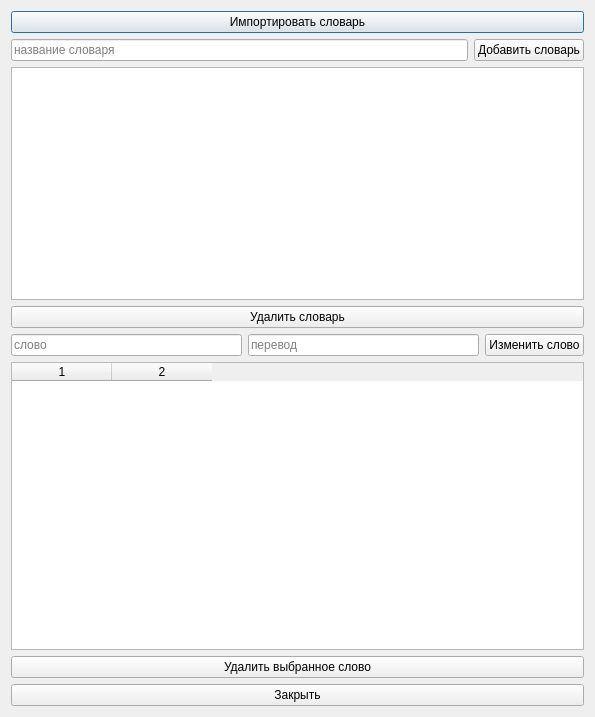
<?xml version="1.0" encoding="UTF-8"?>
<ui version="4.0">
 <class>DictDialog</class>
 <widget class="QDialog" name="DictDialog">
  <property name="geometry">
   <rect>
    <x>0</x>
    <y>0</y>
    <width>595</width>
    <height>717</height>
   </rect>
  </property>
  <property name="windowTitle">
   <string>Редактирование словарей</string>
  </property>
  <layout class="QVBoxLayout" name="verticalLayout_6">
   <item>
    <layout class="QVBoxLayout" name="verticalLayout_5">
     <item>
      <layout class="QHBoxLayout" name="horizontalLayout_11">
       <item>
        <widget class="QPushButton" name="importDictButton">
         <property name="text">
          <string>Импортировать словарь</string>
         </property>
        </widget>
       </item>
      </layout>
     </item>
     <item>
      <layout class="QHBoxLayout" name="horizontalLayout_2">
       <item>
        <layout class="QHBoxLayout" name="horizontalLayout_4">
         <item>
          <widget class="QLineEdit" name="dictNameEdit">
           <property name="placeholderText">
            <string>название словаря</string>
           </property>
          </widget>
         </item>
        </layout>
       </item>
       <item>
        <layout class="QHBoxLayout" name="horizontalLayout_3">
         <item>
          <widget class="QPushButton" name="addDictButton">
           <property name="text">
            <string>Добавить словарь</string>
           </property>
          </widget>
         </item>
        </layout>
       </item>
      </layout>
     </item>
     <item>
      <layout class="QHBoxLayout" name="horizontalLayout">
       <item>
        <widget class="QListWidget" name="dictList"/>
       </item>
      </layout>
     </item>
    </layout>
   </item>
   <item>
    <layout class="QHBoxLayout" name="horizontalLayout_12">
     <item>
      <widget class="QPushButton" name="removeDictButton">
       <property name="text">
        <string>Удалить словарь</string>
       </property>
      </widget>
     </item>
    </layout>
   </item>
   <item>
    <layout class="QHBoxLayout" name="horizontalLayout_10">
     <item>
      <layout class="QHBoxLayout" name="horizontalLayout_7">
       <item>
        <widget class="QLineEdit" name="dictWordEdit">
         <property name="placeholderText">
          <string>слово</string>
         </property>
        </widget>
       </item>
      </layout>
     </item>
     <item>
      <layout class="QHBoxLayout" name="horizontalLayout_8">
       <item>
        <widget class="QLineEdit" name="dictTranslateEdit">
         <property name="placeholderText">
          <string>перевод</string>
         </property>
        </widget>
       </item>
      </layout>
     </item>
     <item>
      <layout class="QHBoxLayout" name="horizontalLayout_9">
       <item>
        <widget class="QPushButton" name="addWordButton">
         <property name="text">
          <string>Изменить слово</string>
         </property>
        </widget>
       </item>
      </layout>
     </item>
    </layout>
   </item>
   <item>
    <layout class="QVBoxLayout" name="verticalLayout_8">
     <item>
      <widget class="QTableWidget" name="dictContentTable">
       <property name="editTriggers">
        <set>QAbstractItemView::NoEditTriggers</set>
       </property>
       <property name="selectionMode">
        <enum>QAbstractItemView::SingleSelection</enum>
       </property>
       <property name="selectionBehavior">
        <enum>QAbstractItemView::SelectRows</enum>
       </property>
       <property name="columnCount">
        <number>2</number>
       </property>
       <column/>
       <column/>
      </widget>
     </item>
    </layout>
   </item>
   <item>
    <layout class="QHBoxLayout" name="horizontalLayout_6">
     <item>
      <widget class="QPushButton" name="removeWordButton">
       <property name="text">
        <string>Удалить выбранное слово</string>
       </property>
      </widget>
     </item>
    </layout>
   </item>
   <item>
    <layout class="QHBoxLayout" name="horizontalLayout_5">
     <item>
      <widget class="QPushButton" name="closeDictButton">
       <property name="text">
        <string>Закрыть</string>
       </property>
      </widget>
     </item>
    </layout>
   </item>
  </layout>
 </widget>
 <resources/>
 <connections/>
</ui>
